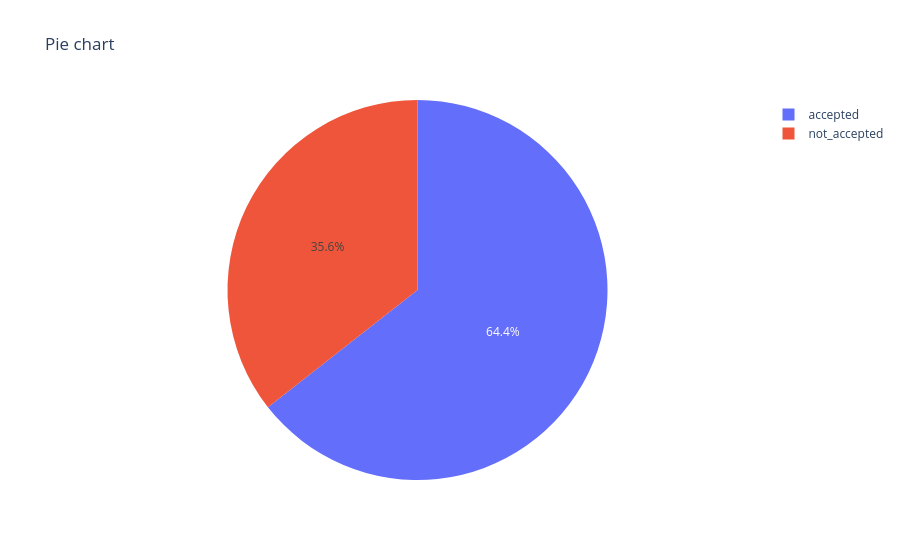

Write notebook code for a chart like this one.
### Code cell
fig = px.pie(df, values=x, names=labels, title='Pie chart')
fig.show()

### Figure 1 — Plotly figure (JSON) as saved in the notebook; plotly's stock layout.template omitted (floating-point values rounded to 4 significant figures)
{"data": [{"domain": {"x": [0, 1], "y": [0, 1]}, "hovertemplate": "label=%{label}<br>value=%{value}<extra></extra>", "labels": ["accepted", "not_accepted"], "legendgroup": "", "name": "", "showlegend": true, "type": "pie", "values": [28308, 15634]}], "layout": {"autosize": true, "legend": {"tracegroupgap": 0}, "title": {"text": "Pie chart"}}}
